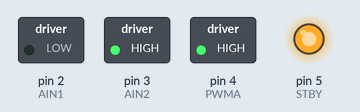
The sketch below on a simulated Arduino Uno, built with avr-gcc and run on an emulated ATmega328P. Shown: switched loads named in the sketch (green lamp = pin HIGH), output pins drawn as LEDs (lit = HIGH).

Above: at 0.5 s.
At 2.5 s:
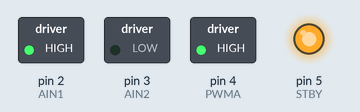
At 3.5 s:
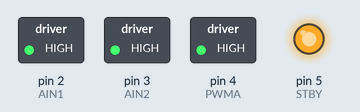
Timing chart, 0 to 5.2 s (numbered marks = the images above):
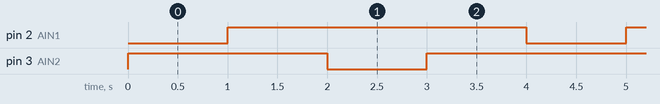

The sketch:

shild.ino
```cpp
/*#define AIN1 3
#define AIN2 2
#define PWMA 4
void setup() {
  // put your setup code here, to run once:
pinMode (PWMA, OUTPUT);
pinMode (AIN1, OUTPUT);
pinMode (AIN2, OUTPUT);
pinMode (13, OUTPUT);
}

void loop() {
  // put your main code here, to run repeatedly:
digitalWrite (AIN1, HIGH);
digitalWrite (AIN2, LOW);
analogWrite (PWMA, 255);
digitalWrite (13, LOW);
delay (500);
digitalWrite (13, HIGH);
delay (500);
}*/
#define PWMA 4  // выходы arduino
#define AIN1 2
#define AIN2 3
#define STBY 5


int motorSpeed = 100; //  скорость мотора

void setup(){

    pinMode(PWMA, OUTPUT);
    pinMode(AIN1, OUTPUT);
    pinMode(AIN2, OUTPUT);
    pinMode(STBY, OUTPUT);
    digitalWrite(STBY, HIGH);
    digitalWrite(PWMA, 255);
}

void loop()
{
     digitalWrite(AIN1, LOW);      // крутим моторы в одну сторону
     digitalWrite(AIN2, HIGH);
     delay(1000);
     digitalWrite(AIN1, HIGH);      // крутим моторы в одну сторону
     digitalWrite(AIN2, HIGH);
     delay(1000);
     digitalWrite(AIN1, HIGH);
     digitalWrite(AIN2, LOW);
     delay(1000);
     digitalWrite(AIN1, HIGH);      // крутим моторы в одну сторону
     digitalWrite(AIN2, HIGH);
     delay(1000);
}
```

Measured:
- by itself, pin 2 (AIN1): alternates HIGH for 3.0 s and LOW for 1.0 s
- by itself, pin 3 (AIN2): repeats every 4.0 s: LOW 1.0 s, HIGH 3.0 s
- by itself, everything shown: repeats every 4.0 s, in 4 steps
